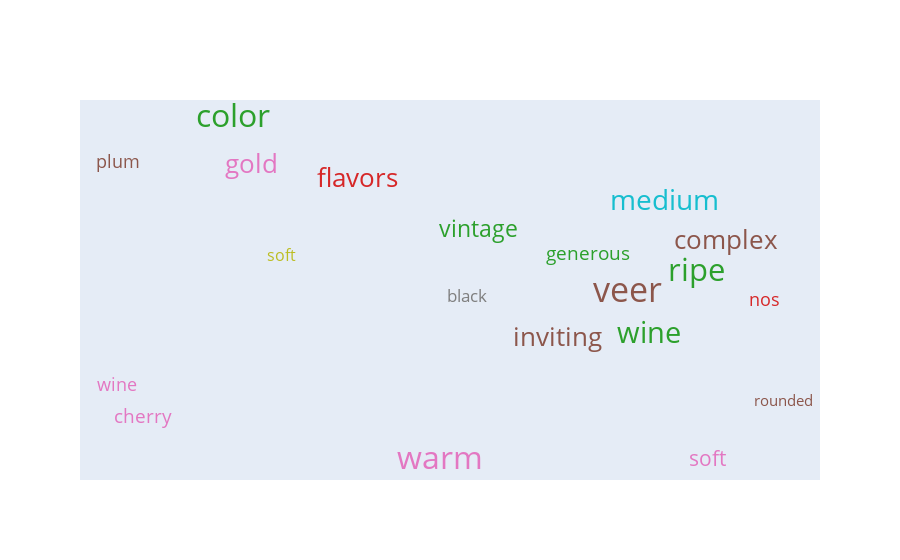

The code cell stored with this chart in its notebook:
### Code cell
def generate_country(selectcountry):
    description_country = str(wine_p[wine_p['country']==selectcountry]['description'])
    description_country = re.sub(r"\d+","",description_country)
    tokenizer = nltk.RegexpTokenizer(r"\w+")
    nopunc = tokenizer.tokenize(description_country)
    country_words=" ".join(nopunc)
    country_words= nltk.word_tokenize(country_words.lower())
    nums = re.findall("[0-9]+",description_country)
    stop_words = set(stopwords.words('english'))
    stop_words |= set(nums) #add the list with all the numbers in the string to the list of stopwords
    stop_words.update({'like','much','is','in', 'with',selectcountry.lower()})
    words = country_words
    sentence = [w for w in words if not w in stop_words]
    colors = [plotly.colors.DEFAULT_PLOTLY_COLORS[random.randrange(1, 10)] for i in range(25)]
    weights = [random.randint(15, 35) for i in range(30)]
    data = go.Scatter(x=[random.random() for i in range(20)],
                 y=[random.random() for i in range(25)],
                 mode='text',
                 text=sentence,
                 marker={'opacity': 0.3},
                 textfont={'size': weights,
                           'color': colors})
    layout = go.Layout({'xaxis': {'showgrid': False, 'showticklabels': False, 'zeroline': False},
                        'yaxis': {'showgrid': False, 'showticklabels': False, 'zeroline': False}})
    fig = go.Figure(data=[data], layout=layout)
    return fig
generate_country('France')

### Figure 1 — Plotly figure (JSON) as saved in the notebook; plotly's stock layout.template omitted (floating-point values rounded to 4 significant figures)
{"data": [{"marker": {"opacity": 0.3}, "mode": "text", "text": ["warm", "vintage", "soft", "soft", "rounded", "wine", "ripe", "generous", "medium", "gold", "color", "complex", "inviting", "nos", "wine", "black", "cherry", "plum", "flavors", "veer", "impact", "year", "old", "vines", "seen", "fine", "mineral", "structured", "wine", "one", "top", "beaune", "premier", "cru", "vineyar", "made", "fruit", "sourced", "small", "premier", "c", "dry", "mineral", "wine", "hiding", "potential", "rich", "wine", "firm", "tannins", "dry", "structur", "name", "description", "length", "dtype", "object"], "textfont": {"color": ["rgb(227, 119, 194)", "rgb(44, 160, 44)", "rgb(188, 189, 34)", "rgb(227, 119, 194)", "rgb(140, 86, 75)", "rgb(44, 160, 44)", "rgb(44, 160, 44)", "rgb(44, 160, 44)", "rgb(23, 190, 207)", "rgb(227, 119, 194)", "rgb(44, 160, 44)", "rgb(140, 86, 75)", "rgb(140, 86, 75)", "rgb(214, 39, 40)", "rgb(227, 119, 194)", "rgb(127, 127, 127)", "rgb(227, 119, 194)", "rgb(140, 86, 75)", "rgb(214, 39, 40)", "rgb(140, 86, 75)", "rgb(255, 127, 14)", "rgb(255, 127, 14)", "rgb(214, 39, 40)", "rgb(140, 86, 75)", "rgb(127, 127, 127)"], "size": [32, 23, 16, 21, 15, 29, 31, 19, 28, 26, 32, 26, 26, 18, 18, 17, 19, 18, 26, 34, 31, 20, 20, 21, 16, 16, 31, 35, 19, 26]}, "type": "scatter", "x": [0.5715, 0.615, 0.391, 0.8757, 0.9611, 0.8091, 0.863, 0.7397, 0.8261, 0.3575, 0.3366, 0.8964, 0.7048, 0.9403, 0.2046, 0.602, 0.2339, 0.2055, 0.4776, 0.7847], "y": [0.001997, 0.6604, 0.5879, 0.002454, 0.1692, 0.3608, 0.541, 0.5914, 0.7426, 0.8459, 0.9831, 0.6285, 0.3519, 0.4605, 0.2168, 0.4709, 0.1261, 0.8547, 0.8075, 0.4837, 0.6043, 0.8735, 0.5438, 0.8584, 0.9259]}], "layout": {"xaxis": {"showgrid": false, "showticklabels": false, "zeroline": false}, "yaxis": {"showgrid": false, "showticklabels": false, "zeroline": false}}}
